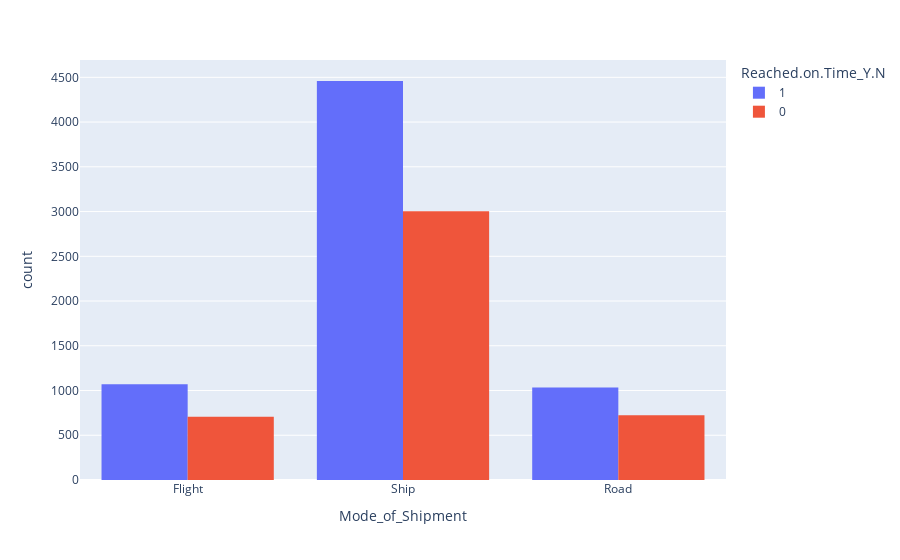

This figure's notebook cell:
### Markdown cell above
#### Through which mode of shipment how many products reached or not

### Code cell
px.histogram(
    df,
    x='Mode_of_Shipment',
    color='Reached.on.Time_Y.N',
    barmode='group'
)

### Figure 1 — Plotly figure (JSON) as saved in the notebook; plotly's stock layout.template omitted (floating-point values rounded to 4 significant figures; data arrays with more than 128 entries replaced by an {"elided": "..."} marker saying what was removed)
{"data": [{"alignmentgroup": "True", "bingroup": "x", "hovertemplate": "Reached.on.Time_Y.N=1<br>Mode_of_Shipment=%{x}<br>count=%{y}<extra></extra>", "legendgroup": "1", "marker": {"color": "#636efa", "pattern": {"shape": ""}}, "name": "1", "offsetgroup": "1", "orientation": "v", "showlegend": true, "type": "histogram", "x": {"elided": "6563 str values"}, "xaxis": "x", "yaxis": "y"}, {"alignmentgroup": "True", "bingroup": "x", "hovertemplate": "Reached.on.Time_Y.N=0<br>Mode_of_Shipment=%{x}<br>count=%{y}<extra></extra>", "legendgroup": "0", "marker": {"color": "#EF553B", "pattern": {"shape": ""}}, "name": "0", "offsetgroup": "0", "orientation": "v", "showlegend": true, "type": "histogram", "x": {"elided": "4436 str values"}, "xaxis": "x", "yaxis": "y"}], "layout": {"barmode": "group", "legend": {"title": {"text": "Reached.on.Time_Y.N"}, "tracegroupgap": 0}, "margin": {"t": 60}, "xaxis": {"anchor": "y", "domain": [0, 1], "title": {"text": "Mode_of_Shipment"}}, "yaxis": {"anchor": "x", "domain": [0, 1], "title": {"text": "count"}}}}
